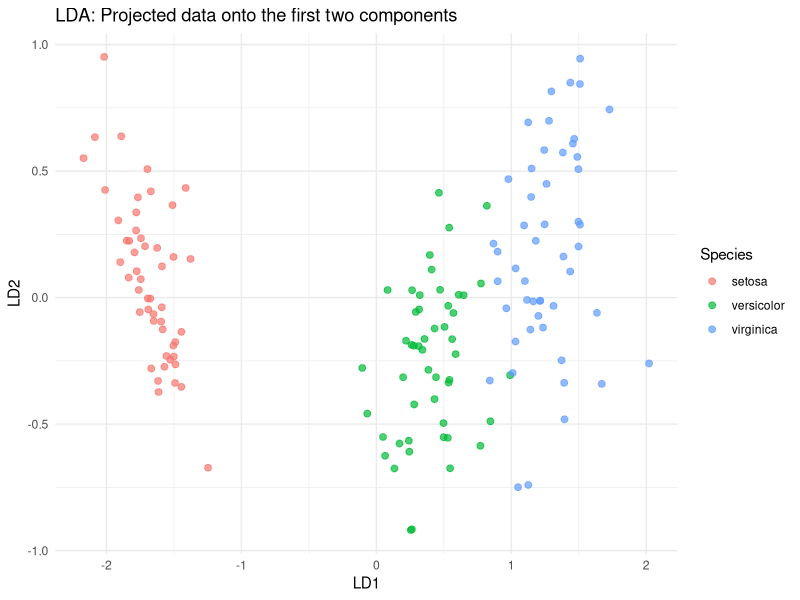

R code for this plot:
library(MASS)
library(ggplot2)

# Define LDA functions
within_class_scatter_matrix <- function(X, y) {
  class_labels <- unique(y)
  n_features <- ncol(X)
  S_W <- matrix(0, n_features, n_features)
  
  for (class_id in class_labels) {
    X_class <- X[y == class_id, , drop = FALSE]
    mean_vec <- colMeans(X_class)
    class_sc_mat <- matrix(0, n_features, n_features)
    for (i in 1:nrow(X_class)) {
      row <- as.matrix(X_class[i, ])
      mv <- as.matrix(mean_vec)
      diff <- row - mv
      class_sc_mat <- class_sc_mat + diff %*% t(diff)
    }
    S_W <- S_W + class_sc_mat
  }
  return(S_W)
}

between_class_scatter_matrix <- function(X, y) {
  class_labels <- unique(y)
  n_features <- ncol(X)
  overall_mean <- colMeans(X)
  S_B <- matrix(0, n_features, n_features)
  
  for (class_id in class_labels) {
    X_class <- X[y == class_id, , drop = FALSE]
    mean_vec <- colMeans(X_class)
    n <- nrow(X_class)
    mean_diff <- as.matrix(mean_vec - overall_mean)
    S_B <- S_B + n * (mean_diff %*% t(mean_diff))
  }
  return(S_B)
}

fit_lda <- function(X, y, n_components) {
  S_W <- within_class_scatter_matrix(X, y)
  S_B <- between_class_scatter_matrix(X, y)
  
  # Solve the generalized eigenvalue problem
  eig <- eigen(solve(S_W) %*% S_B)
  eig_vals <- eig$values
  eig_vecs <- eig$vectors
  
  # Sort eigenvectors by eigenvalues in descending order
  eig_pairs <- lapply(1:length(eig_vals), function(i) list(value = abs(eig_vals[i]), vector = eig_vecs[, i]))
  eig_pairs <- eig_pairs[order(sapply(eig_pairs, function(x) -x$value))]
  
  # Form the transformation matrix W
  W <- do.call(cbind, lapply(1:n_components, function(i) eig_pairs[[i]]$vector))
  
  return(W)
}

transform_lda <- function(X, W) {
  return(X %*% W)
}

# Load data
data(iris)
X <- as.matrix(iris[, 1:4])
y <- as.numeric(iris$Species)
X_normalized <- scale(X)

# Fit LDA and transform data
n_components <- 2
W <- fit_lda(X_normalized, y, n_components)
X_lda <- transform_lda(X_normalized, W)

# Prepare data for plotting
lda_df <- data.frame(
  LD1 = X_lda[, 1],
  LD2 = X_lda[, 2],
  Species = iris$Species
)

# Plot the transformed data
plot <- ggplot(lda_df, aes(x = LD1, y = LD2, color = Species)) +
  geom_point(size = 2, alpha = 0.7) +
  labs(
    title = "LDA: Projected data onto the first two components",
    x = "LD1",
    y = "LD2"
  ) +
 theme_minimal() + theme( panel.background = element_rect(fill = "white", color = NA), plot.background = element_rect(fill = "white", color = NA) )
